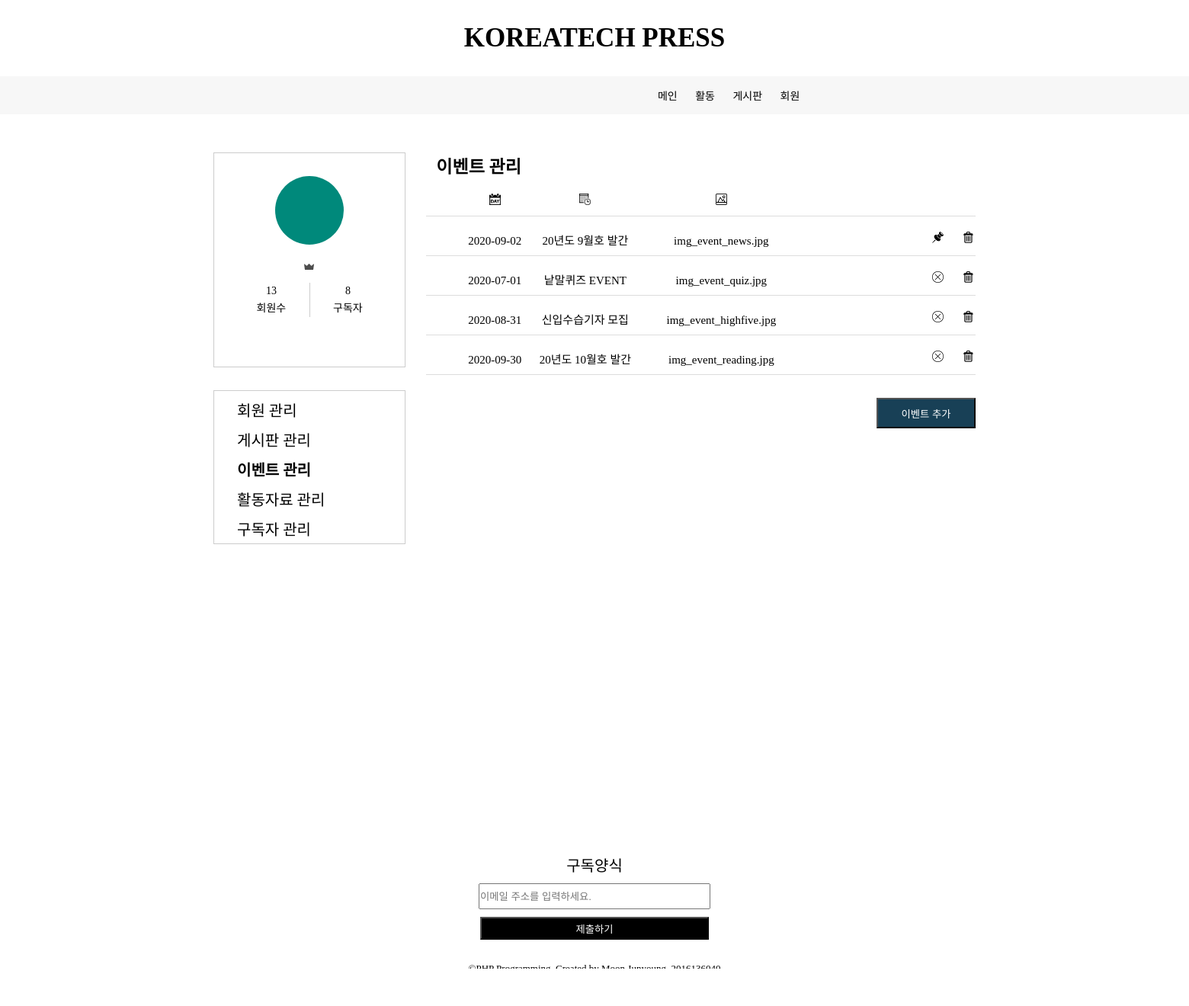
The app's page /admin_event.php with its own data.
### tables this page shows
CREATE TABLE `events` (
  `num` int(11) NOT NULL,
  `strdate` char(30) DEFAULT NULL,
  `title` char(255) NOT NULL,
  `imgtitle` char(255) NOT NULL,
  `imgcontent` char(255) NOT NULL,
  `content` char(255) NOT NULL,
  `fix` int(11) NOT NULL,
  `file_name` char(30) DEFAULT NULL,
  `file_type` char(10) DEFAULT NULL,
  `file_copied` char(30) DEFAULT NULL
);

### admin_event.php (the view, shortened to what this page needs)
<!DOCTYPE html>
<html>
<head>
<link rel="stylesheet" type="text/css" href="./css/admin.css">
<link rel="stylesheet" type="text/css" href="./css/normal.css">
</head>
<?php
    $con = mysqli_connect("localhost", "mjy0750", "junyoung10", "project");
    $sql = "select * from member";
    $result = mysqli_query($con, $sql);
    $nMember = mysqli_num_rows($result);
    $sql = "select * from subscribe";
    $result = mysqli_query($con, $sql);
    $nSubscribe = mysqli_num_rows($result);
?>
<body>
    <header>
        <?php include "header.php";?>
    </header>
    <section>
    	<ul id= "admin_box">
            <div id="box_left">
                <div id="profil">
                    <div id="profil_icon">
                        <h3><?=$username?></h3>
                    </div>
                    <p style="font-size: 12px; padding-top: 8px; color: gray;">
                        <img src="./img/img_crown.png">
                    </p>
                    <ul id="member_inf">
                        <li id="nMember">
                            <p><?=$nMember?></p>
                            <p>회원수</p>
                        </li>
<?php
    $isNew = 0;
    if ($isNew == 1) {
?>
                        <li id="nSubscribe">
                            <a href="admin_subscribe.php">
                                <p><img src="./img/img_new.png">&nbsp<?=$nSubscribe?></p>
                            </a>
                            <p>구독자</p>
                        </li>
<?php } else { ?>
                        <li id="nSubscribe">
                            <p><?=$nSubscribe?></p>
                            <p>구독자</p>
                        </li>
<?php } ?>
                    </ul>
                </div>
                <div id= "menu">
                    <li><a href="admin.php">회원 관리</a></li>
                    <li><a href="admin_board.php">게시판 관리</a></li>
                    <li style="font-weight: bold"><a href="admin_event.php">이벤트 관리</a></li>
                    <li><a href="admin_activity.php">활동자료 관리</a></li>
                    <li><a href="admin_subscribe.php">구독자 관리</a></li>
                </div>
            </div>
            <div id="box_right">
                <div id="inf">
                    <h2>이벤트 관리</h2>
                </div>
                <ul id="row_member">
                    <li>
                        <span class="col_date"><img src="./img/day.jpg"></span>
                        <span class="col_title"><img src="./img/title.png"></span>
                        <span class="col_file"><img src="./img/imgfile.png"></span>
                    </li>
                </ul>
<?php
    $sql = "select * from events";
    $result = mysqli_query($con, $sql);
    $n = mysqli_num_rows($result);
    for ($i = 0; $i < $n; $i++) {
        $row = mysqli_fetch_array($result);
        $date      = $row["strdate"];
        $title = $row["title"];
        $file_name = $row["file_name"];
        $fix = $row["fix"];
?>
                 <ul id="row_member">
                    <li>
                        <span class="col_date"><?=$date?></span>
                        <span class="col_title"><?=$title?></span>
                        <span class="col_file"><?=$file_name?></span>
<?php
    if ($fix == 1) { ?>
                        <span class="col_delete"><img src="./img/img_delete.png" onclick="location.href='event_delete.php?title=<?=$title?>'" style="cursor: pointer;"></span>
                        <span class="col_fix"><img src="./img/img_cancel.png" onclick="location.href='event_cancel.php?title=<?=$title?>'" style="cursor: pointer;"></span>
<?php } else { ?>
                        <span class="col_delete"><img src="./img/img_delete.png" onclick="location.href='event_delete.php?title=<?=$title?>'" style="cursor: pointer;"></span>
                        <span class="col_fix"><img src="./img/img_fix.png" onclick="location.href='event_fix.php?title=<?=$title?>'" style="cursor: pointer;"></span>
<?php } ?>
                    </li>
                </ul>
<?php } ?>
                <button onclick="location.href='event_add_form.php'">이벤트 추가</button>
            </div>
        </ul>
    </section>
</body>
	<footer>
        <?php include "footer.php";?>
    </footer>
</body>

### css/admin.css (style rules this page uses)
* { padding: 0; margin: 0; }
body { font-family: "맑은고딕"; font-size: 14px; }
img { border: 0; }
ul { list-style-type: none; }
a { display: inline-block; text-decoration: none; }
a:link { text-decoration:none; color: black; }
#admin_box { display: flex;position: relative; margin: 0 auto; width: 1000px; height: 850px; margin-top: 50px; }
#box_left { width: 270px; height: 100%; }
#profil { border: 1px solid rgb(204,204,204); height: 280px; text-align: center; }
#profil_icon { width: 90px; height: 90px; margin: 0 auto; background-color: rgb(0, 137, 123); border-radius: 45px; margin-top: 30px; margin-bottom: 10px; }
#profil_icon h3 { font-size: 25px; color: white; padding-top: 28px; }
#profil p { margin-top: 0px; }
#member_inf { border: 0px solid black; width: 200px; height: 45px; margin: 0 auto; display: flex; margin-top: 10px; }
#member_inf li { padding-top: 0px; vertical-align: center; }
#member_inf p { padding-top: 3px; }
#nMember { width: 100px; border-right: 1px solid rgb(204,204,204); }
#nSubscribe { width: 100px; }
#menu { border: 1px solid rgb(204,204,204); margin-top: 30px; height: 200px; text-align: left; }
#menu li { padding-left: 30px; font-size: 20px; padding-top: 10px; }
#box_right { width: 800px; height: 100%; }
#box_right button { margin-top: 30px; width: 130px; height: 40px; color: white; background-color: rgb(24,64,86); cursor: pointer; float: right; }
#inf { margin-left: 40px; }
#inf h2 { font-size: 23px; }
#row_member { margin-left: 27px; margin-top: 20px; border-bottom: solid 1px #dddddd; padding-bottom: 10px; }
#row_member span { font-size: 15px; text-align: center; display: inline-block; }
#row_member img { width: 15px; height: 15px; }
#row_member .col_delete { float: right; width: 20px; }
#row_member .col_date { margin-left: 50px; width: 80px; }
#row_member .col_title { width: 150px; }
#row_member .col_file { width: 200px; }
#row_member .col_fix { float: right; width: 20px; padding-right: 20px; }

### css/normal.css (style rules this page uses)
* { padding: 0; margin: 0; }
body { font-family: "맑은고딕"; font-size: 14px; }
img { border: 0; }
ul { list-style-type: none; }
a { display: inline-block; text-decoration: none; }
a:link { text-decoration:none; color: black; }

### records on screen
events: strdate "2020-09-02", title "20년도 9월호 발간", file_name "img_event_news.jpg", fix 0 (drawn)
events: strdate "2020-07-01", title "낱말퀴즈 EVENT", file_name "img_event_quiz.jpg", fix 1 (drawn)
events: strdate "2020-08-31", title "신입수습기자 모집", file_name "img_event_highfive.jpg", fix 1 (drawn)
events: strdate "2020-09-30", title "20년도 10월호 발간", file_name "img_event_reading.jpg", fix 1 (drawn)

### other values on screen
$nMember "13"
$nSubscribe "8"
